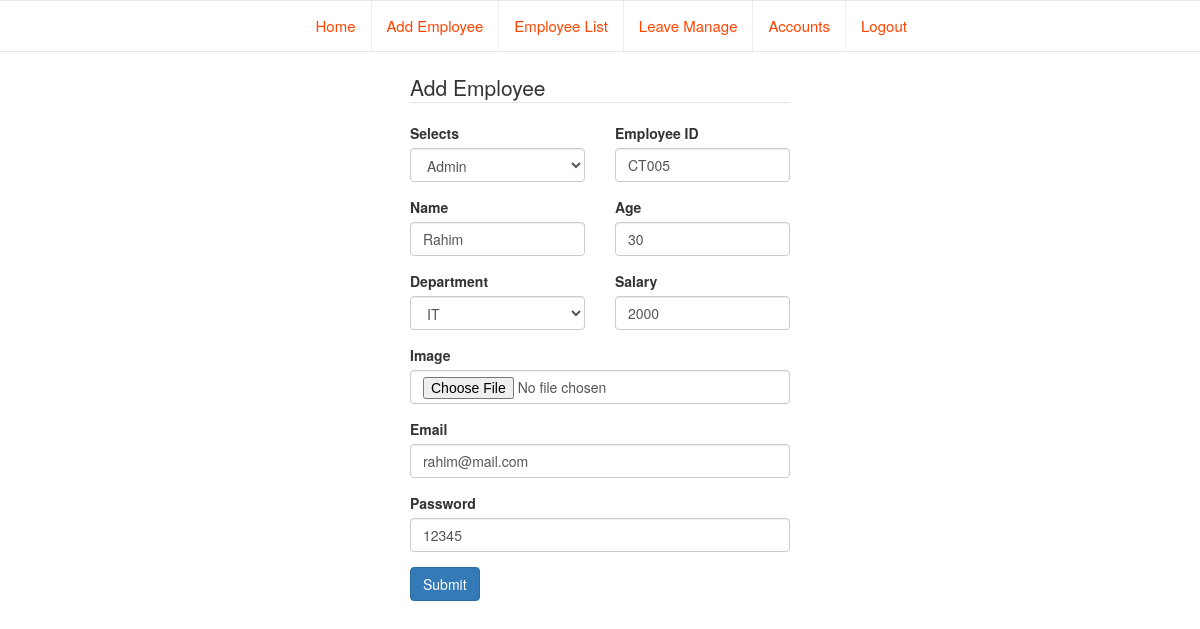
Page /update_employee.php?e_id=CT005 on the committed database.
### tables this page shows
CREATE TABLE IF NOT EXISTS `add_employee` (
`id` int(11) NOT NULL,
  `role_employee` varchar(20) NOT NULL,
  `e_id` varchar(10) NOT NULL,
  `name` varchar(20) NOT NULL,
  `age` varchar(3) NOT NULL,
  `department` varchar(10) NOT NULL,
  `salary` varchar(5) NOT NULL,
  `image` varchar(20) NOT NULL,
  `total_leave` int(3) NOT NULL,
  `email` varchar(20) NOT NULL,
  `password` varchar(20) NOT NULL
);

### update_employee.php (the view, shortened to what this page needs)
<?php
include('navbar.php');
include('database.php');
include('pdo.php');
$em_id = $_GET['e_id'];
$dbconnection = $connection_object->connection('localhost', $dbusername, $dbpassword, $dbname);
if(isset($em_id)){
    $view = "SELECT * FROM add_employee WHERE e_id='$em_id'";
    $data = $dbconnection->query($view);
    $row = $data->fetch(PDO::FETCH_ASSOC);
}
?>
<!doctype html>
<html lang="en">
<head>
    <link rel="stylesheet" href="css/bootstrap.min.css">
</head>
<body>
<div class="row">
    <div class="col-md-4 col-md-offset-4">
        <form action="updated_employee_data.php" method="POST" role="form">
            <legend>Add Employee</legend>
            <div class="row">
                <div class="col-md-6">
                    <div class="form-group">
                        <label for="select" class="control-label">Selects</label>
                        <select class="form-control" id="select" name="role_employee">
                            <option value="Admin">Admin</option>
                        </select>
                    </div>
                </div>
                <div class="col-md-6">
                    <div class="form-group">
                        <label for="">Employee ID</label>
                        <input type="text" class="form-control" name="e_id" id="" value="<?php echo $row['e_id'];?>">
                    </div>
                </div>
            </div>
            <div class="row">
                <div class="col-md-6">
                    <div class="form-group">
                        <label for="">Name</label>
                        <input type="text" class="form-control" name="name" id="" value="<?php echo $row['name'];?>">
                    </div>
                </div>
                <div class="col-md-6">
                    <div class="form-group">
                        <label for="">Age</label>
                        <input type="text" class="form-control" name="age" id="" value="<?php echo $row['age'];?>">
                    </div>
                </div>
            </div>
            <div class="row">
                <div class="col-md-6">
                    <div class="form-group">
                        <label for="">Department</label>
                        <select class="form-control" id="select" name="department">
                            <option name="it">IT</option>
                        </select>
                    </div>
                </div>
                <div class="col-md-6">
                    <div class="form-group">
                        <label for="">Salary</label>
                        <input type="text" class="form-control" name="salary" id="" value="<?php echo $row['salary'];?>">
                    </div>
                </div>
            </div>
            <div class="form-group">
                <label for="">Image</label>
                <input type="file" class="form-control" name="image" id="" value="<?php echo $row['image'];?>">
            </div>
            <div class="form-group">
                <label for="">Email</label>
                <input type="text" class="form-control" name="email" id="" value="<?php echo $row['email'];?>">
            </div>
            <div class="form-group">
                <label for="">Password</label>
                <input type="text" class="form-control" name="password" id="" value="<?php echo $row['password'];?>">
            </div>
            <button type="submit" class="btn btn-primary" name="submit">Submit</button>
        </form>
    </div>
</div>
</body>
</html>

### rows in the picture
add_employee: e_id "CT005", name "Rahim", age "30", salary "2000", email "rahim@mail.com", password "12345"
